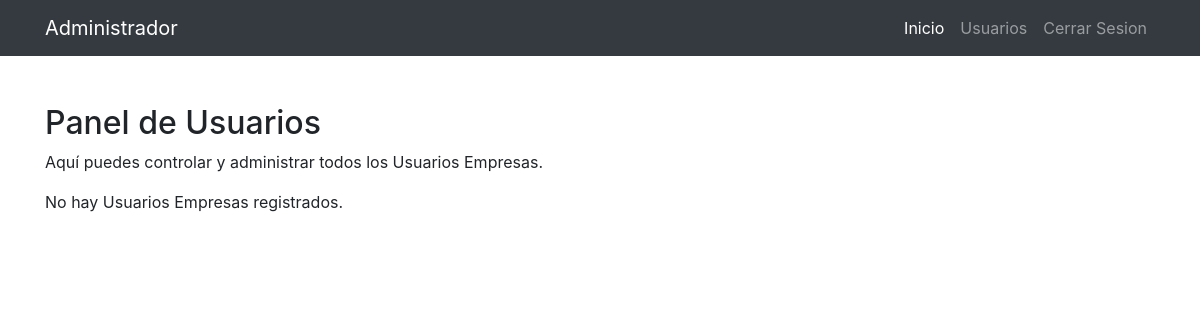
The app's page /secciones/admin/usuarios/usuarios_empresas.php, older data.
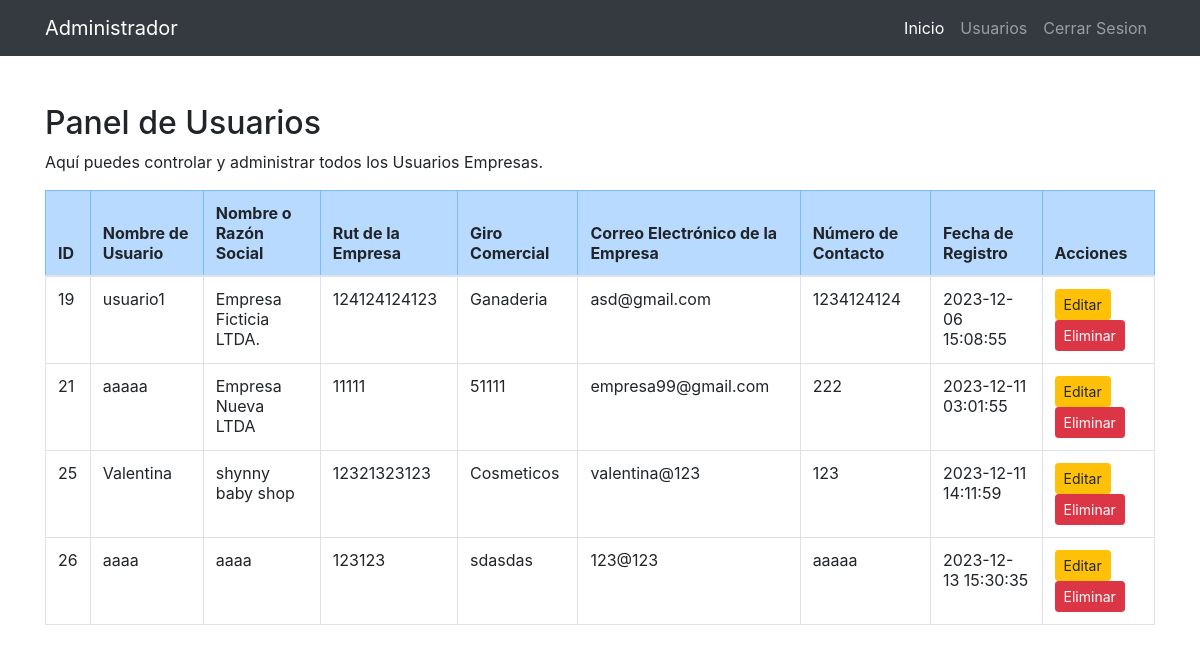
The same page, newer data.
### tables this page shows
CREATE TABLE `empresas` (
  `id` int(11) NOT NULL,
  `nombre_usuario` varchar(50) NOT NULL,
  `password` varchar(255) NOT NULL,
  `nombre_empresa` varchar(100) NOT NULL,
  `rut_empresa` varchar(20) NOT NULL,
  `giro_comercial` varchar(100) NOT NULL,
  `correo_empresa` varchar(100) NOT NULL,
  `numero_contacto` varchar(15) NOT NULL,
  `fecha_registro` timestamp NOT NULL DEFAULT current_timestamp()
);

### secciones/admin/usuarios/usuarios_empresas.php (the view, shortened to what this page needs)
<?php
include("../../../bd.php");
$sentencia = $conexion->prepare("SELECT * FROM empresas");
$sentencia->execute();
$lista_empresas = $sentencia->fetchAll(PDO::FETCH_ASSOC);
?>
<?php include("../templates/header_adm.php"); ?>
<div class="container mt-5">
    <h2>Panel de Usuarios</h2>
    <p>Aquí puedes controlar y administrar todos los Usuarios Empresas.</p>
    <?php if (count($lista_empresas) > 0) : ?>
        <div class="table-responsive">
            <table class="table table-bordered table-hover">
                <thead class="table-primary">
                    <tr>
                        <th scope="col">ID</th>
                        <th scope="col">Nombre de Usuario</th>
                        <th scope="col">Nombre o Razón Social</th>
                        <th scope="col">Rut de la Empresa</th>
                        <th scope="col">Giro Comercial</th>
                        <th scope="col">Correo Electrónico de la Empresa</th>
                        <th scope="col">Número de Contacto</th>
                        <th scope="col">Fecha de Registro</th>
                        <th scope="col">Acciones</th>
                    </tr>
                </thead>
                <tbody>
                    <?php foreach ($lista_empresas as $empresa) : ?>
                        <tr>
                            <td><?php echo $empresa['id']; ?></td>
                            <td><?php echo $empresa['nombre_usuario']; ?></td>
                            <td><?php echo $empresa['nombre_empresa']; ?></td>
                            <td><?php echo $empresa['rut_empresa']; ?></td>
                            <td><?php echo $empresa['giro_comercial']; ?></td>
                            <td><?php echo $empresa['correo_empresa']; ?></td>
                            <td><?php echo $empresa['numero_contacto']; ?></td>
                            <td><?php echo $empresa['fecha_registro']; ?></td>
                            <td>
                                <a href="editar_usuarios_empresa.php?id=<?php echo $empresa['id']; ?>" class="btn btn-warning btn-sm">Editar</a>&nbsp;
                                <button class="btn btn-danger btn-sm" onclick="confirmarEliminacion(<?php echo $empresa['id']; ?>)">Eliminar</button>
                            </td>
                        </tr>
                    <?php endforeach; ?>
                </tbody>
            </table>
        </div>
    <?php else : ?>
        <p>No hay Usuarios Empresas registrados.</p>
    <?php endif; ?>
</div>
<?php include("../templates/footer_adm.php"); ?>

### secciones/admin/templates/header_adm.php (shortened to what this page needs)
<?php
     $url_base3="http://localhost/proyectooc/secciones/admin/";
?>
<!DOCTYPE html>
<html lang="es">
<head>
    <link rel="stylesheet" href="https://maxcdn.bootstrapcdn.com/bootstrap/4.5.2/css/bootstrap.min.css">
</head>
<body>
    <nav class="navbar navbar-expand-lg navbar-dark bg-dark">
        <div class="container">
            <a class="navbar-brand" href="<?php echo $url_base3;?>index_adm.php">Administrador</a>
            <div class="collapse navbar-collapse" id="navbarNav">
                <ul class="navbar-nav ml-auto">
                    <li class="nav-item active">
                        <a class="nav-link" href="<?php echo $url_base3;?>index_adm.php">Inicio</a>
                    </li>
                    <li class="nav-item">
                        <a class="nav-link" href="<?php echo $url_base3;?>usuarios/usuarios_empresas.php">Usuarios</a>
                    </li>
                    <li class="nav-item">
                        <a class="nav-link" href="<?php echo $url_base3;?>cerrar_sesion_adm.php">Cerrar Sesion</a>
                    </li>
                </ul>
            </div>
        </div>
    </nav>

### secciones/admin/templates/footer_adm.php (shortened to what this page needs)
</body>
</html>

Row changes from the older to the newer data that the page shows:
added empresas: id "19", nombre_usuario "usuario1", nombre_empresa "Empresa Ficticia LTDA.", rut_empresa "124124124123", giro_comercial "Ganaderia", correo_empresa "asd@gmail.com", numero_contacto "1234124124", fecha_registro "2023-12-06 15:08:55"
added empresas: id "21", nombre_usuario "aaaaa", nombre_empresa "Empresa Nueva LTDA", rut_empresa "11111", giro_comercial "51111", correo_empresa "empresa99@gmail.com", numero_contacto "222", fecha_registro "2023-12-11 03:01:55"
added empresas: id "25", nombre_usuario "Valentina", nombre_empresa "shynny baby shop", rut_empresa "12321323123", giro_comercial "Cosmeticos", correo_empresa "valentina@123", numero_contacto "123", fecha_registro "2023-12-11 14:11:59"
added empresas: id "26", nombre_usuario "aaaa", nombre_empresa "aaaa", rut_empresa "123123", giro_comercial "sdasdas", correo_empresa "123@123", numero_contacto "aaaaa", fecha_registro "2023-12-13 15:30:35"
Text that changed along with them:
text no longer shown: "No hay Usuarios Empresas registrados."
text now shown: "ID Nombre de Usuario Nombre o Razón Social Rut de la Empresa Giro Comercial Correo Electrónico de la Empresa Número de Contacto Fecha de Registro Acciones"
